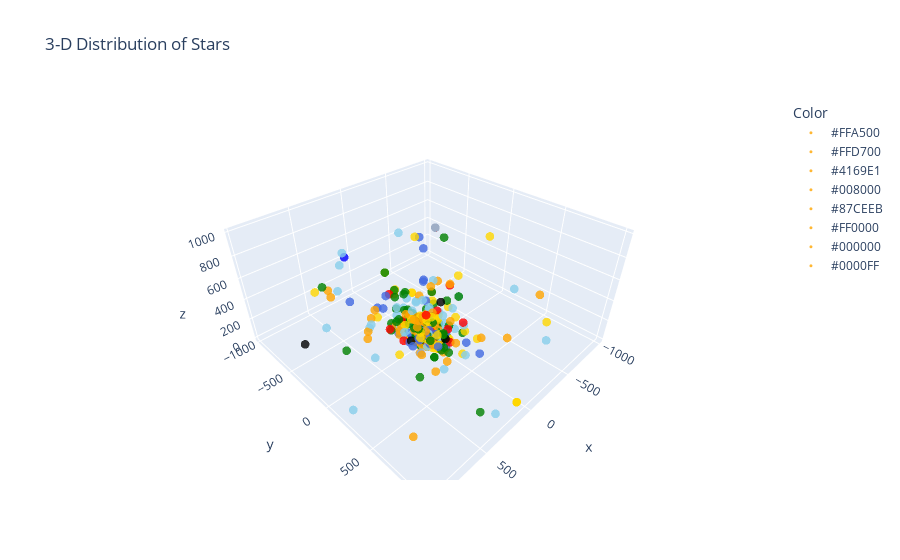

Here is the notebook cell this chart was saved with:
### Markdown cell above
### 6) Use Plotly to obtain the 3-D distribution of the stars.

### Code cell
fig = px.scatter_3d(
    df, x='x', y='y', z='z',
    color='Color',
    hover_data={
        'HR Number ': df['HR'],
        'Distance (parsec) ': df['Distance'],
        'Radial Velocity (km/s) ': df['RadVel']
    },
    title="3-D Distribution of Stars",
)

# change the makers
fig.update_traces(
    marker=dict(color=df['Color'],size=3, opacity=0.8)
)

fig.show()

### Figure 1 — Plotly figure (JSON) as saved in the notebook; plotly's stock layout.template omitted (floating-point values rounded to 4 significant figures; data arrays with more than 128 entries replaced by an {"elided": "..."} marker saying what was removed)
{"data": [{"customdata": {"elided": "652x3 float values"}, "hovertemplate": "Color=#FFA500<br>x=%{x}<br>y=%{y}<br>z=%{z}<br>HR Number =%{customdata[0]}<br>Distance (parsec) =%{customdata[1]}<br>Radial Velocity (km/s) =%{customdata[2]}<extra></extra>", "legendgroup": "#FFA500", "marker": {"color": {"elided": "2713 str values"}, "opacity": 0.8, "size": 3, "symbol": "circle"}, "mode": "markers", "name": "#FFA500", "scene": "scene", "showlegend": true, "type": "scatter3d", "x": {"elided": "652 float values"}, "y": {"elided": "652 float values"}, "z": {"elided": "652 float values"}}, {"customdata": {"elided": "524x3 float values"}, "hovertemplate": "Color=#FFD700<br>x=%{x}<br>y=%{y}<br>z=%{z}<br>HR Number =%{customdata[0]}<br>Distance (parsec) =%{customdata[1]}<br>Radial Velocity (km/s) =%{customdata[2]}<extra></extra>", "legendgroup": "#FFD700", "marker": {"color": {"elided": "2713 str values"}, "opacity": 0.8, "size": 3, "symbol": "circle"}, "mode": "markers", "name": "#FFD700", "scene": "scene", "showlegend": true, "type": "scatter3d", "x": {"elided": "524 float values"}, "y": {"elided": "524 float values"}, "z": {"elided": "524 float values"}}, {"customdata": {"elided": "199x3 float values"}, "hovertemplate": "Color=#4169E1<br>x=%{x}<br>y=%{y}<br>z=%{z}<br>HR Number =%{customdata[0]}<br>Distance (parsec) =%{customdata[1]}<br>Radial Velocity (km/s) =%{customdata[2]}<extra></extra>", "legendgroup": "#4169E1", "marker": {"color": {"elided": "2713 str values"}, "opacity": 0.8, "size": 3, "symbol": "circle"}, "mode": "markers", "name": "#4169E1", "scene": "scene", "showlegend": true, "type": "scatter3d", "x": {"elided": "199 float values"}, "y": {"elided": "199 float values"}, "z": {"elided": "199 float values"}}, {"customdata": {"elided": "551x3 float values"}, "hovertemplate": "Color=#008000<br>x=%{x}<br>y=%{y}<br>z=%{z}<br>HR Number =%{customdata[0]}<br>Distance (parsec) =%{customdata[1]}<br>Radial Velocity (km/s) =%{customdata[2]}<extra></extra>", "legendgroup": "#008000", "marker": {"color": {"elided": "2713 str values"}, "opacity": 0.8, "size": 3, "symbol": "circle"}, "mode": "markers", "name": "#008000", "scene": "scene", "showlegend": true, "type": "scatter3d", "x": {"elided": "551 float values"}, "y": {"elided": "551 float values"}, "z": {"elided": "551 float values"}}, {"customdata": {"elided": "552x3 float values"}, "hovertemplate": "Color=#87CEEB<br>x=%{x}<br>y=%{y}<br>z=%{z}<br>HR Number =%{customdata[0]}<br>Distance (parsec) =%{customdata[1]}<br>Radial Velocity (km/s) =%{customdata[2]}<extra></extra>", "legendgroup": "#87CEEB", "marker": {"color": {"elided": "2713 str values"}, "opacity": 0.8, "size": 3, "symbol": "circle"}, "mode": "markers", "name": "#87CEEB", "scene": "scene", "showlegend": true, "type": "scatter3d", "x": {"elided": "552 float values"}, "y": {"elided": "552 float values"}, "z": {"elided": "552 float values"}}, {"customdata": {"elided": "173x3 float values"}, "hovertemplate": "Color=#FF0000<br>x=%{x}<br>y=%{y}<br>z=%{z}<br>HR Number =%{customdata[0]}<br>Distance (parsec) =%{customdata[1]}<br>Radial Velocity (km/s) =%{customdata[2]}<extra></extra>", "legendgroup": "#FF0000", "marker": {"color": {"elided": "2713 str values"}, "opacity": 0.8, "size": 3, "symbol": "circle"}, "mode": "markers", "name": "#FF0000", "scene": "scene", "showlegend": true, "type": "scatter3d", "x": {"elided": "173 float values"}, "y": {"elided": "173 float values"}, "z": {"elided": "173 float values"}}, {"customdata": {"elided": "52x3 float values"}, "hovertemplate": "Color=#000000<br>x=%{x}<br>y=%{y}<br>z=%{z}<br>HR Number =%{customdata[0]}<br>Distance (parsec) =%{customdata[1]}<br>Radial Velocity (km/s) =%{customdata[2]}<extra></extra>", "legendgroup": "#000000", "marker": {"color": {"elided": "2713 str values"}, "opacity": 0.8, "size": 3, "symbol": "circle"}, "mode": "markers", "name": "#000000", "scene": "scene", "showlegend": true, "type": "scatter3d", "x": [4.595, 4.279, 111.2, 127.5, 4.494, 70.3, 2.857, -5.276, -2.03, -24.87, -3.677, -3.676, -36.05, -6.636, -14.12, -12.89, -372.7, -15.95, -15.95, -21.35, -94.52, -46.8, -56.96, -77.07, -21.83, -26.0, -61.63, -344.0, -16.77, -5.483, -20.79, -19.26, -56.88, -31.96, -16.06, -3.669, -5.865, -3.962, -1.765, 1.466, 11.31, 1.994, 32.46, 102.3, 32.47, 31.51, 179.3, 35.26, 54.76, 805.3, 51.96, 70.11], "y": [0.8059, 1.478, 59.92, 185.8, 10.47, 231.9, 11.22, 40.01, 11.37, 154.7, 17.22, 17.22, 152.5, 26.8, 55.03, 30.78, 880.2, 36.55, 36.55, 33.66, 98.41, 37.38, 39.28, 46.11, 6.993, -1.72, -7.131, -68.64, -3.531, -2.634, -13.81, -15.91, -69.4, -63.58, -62.44, -31.78, -49.78, -38.71, -51.05, -16.82, -85.35, -15.27, -61.97, -170.0, -43.46, -34.17, -180.2, -30.75, -45.51, -588.9, -27.78, -4.655], "z": [35.41, 90.8, 108.7, 446.4, 70.51, 61.54, 27.04, 42.8, 54.34, 124.4, 25.82, 25.82, 124.3, 10.13, 26.05, 84.56, 293.8, 17.32, 17.32, 43.26, 42.32, 17.84, 33.62, 14.12, 12.92, 72.38, 190.1, 356.3, 39.96, 28.78, 22.1, 8.262, 178.7, 6.252, 30.76, 9.365, 43.95, 44.11, 42.84, 21.11, 29.19, 69.75, 45.28, 25.34, 63.26, 10.34, 430.5, 17.63, 5.679, 69.46, 20.84, 103.4]}, {"customdata": [[1852.0, 71.43, 16.0], [1879.0, 142.9, 34.0], [1895.0, 1000.0, 33.0], [1899.0, 40.0, 22.0], [1931.0, 142.9, 29.0], [1948.0, 41.67, 18.0], [6175.0, 333.3, -15.0], [7589.0, 111.1, -6.0], [7767.0, 142.9, -7.0], [8469.0, 166.7, -74.0]], "hovertemplate": "Color=#0000FF<br>x=%{x}<br>y=%{y}<br>z=%{z}<br>HR Number =%{customdata[0]}<br>Distance (parsec) =%{customdata[1]}<br>Radial Velocity (km/s) =%{customdata[2]}<extra></extra>", "legendgroup": "#0000FF", "marker": {"color": {"elided": "2713 str values"}, "opacity": 0.8, "size": 3, "symbol": "circle"}, "mode": "markers", "name": "#0000FF", "scene": "scene", "showlegend": true, "type": "scatter3d", "x": [8.703, 15.23, 107.2, 4.257, 13.22, 3.492, -115.9, 35.55, 61.36, 75.48], "y": [70.9, 139.9, 989.8, 39.56, 142.1, 41.5, -306.5, -66.88, -89.18, -38.66], "z": [0.373, 24.65, 93.93, 4.119, 6.48, 1.413, 61.13, 81.3, 93.22, 143.5]}], "layout": {"legend": {"title": {"text": "Color"}, "tracegroupgap": 0}, "scene": {"domain": {"x": [0, 1], "y": [0, 1]}, "xaxis": {"title": {"text": "x"}}, "yaxis": {"title": {"text": "y"}}, "zaxis": {"title": {"text": "z"}}}, "title": {"text": "3-D Distribution of Stars"}}}
